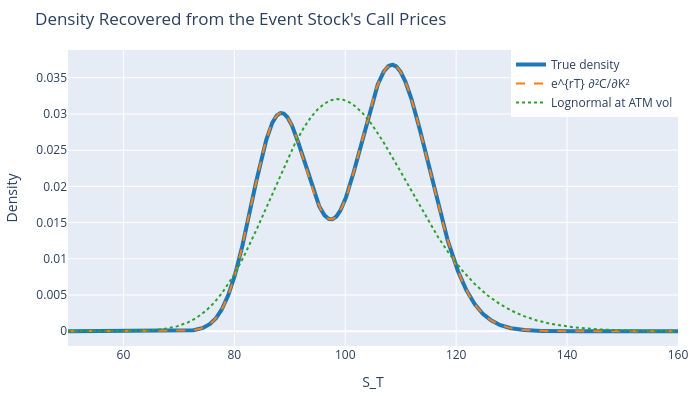

The notebook cell this image was saved under:
### Code cell
fig = go.Figure()
fig.add_trace(
    go.Scatter(
        x=K,
        y=mixture_density(K),
        mode="lines",
        name="True density",
        line={"width": 4, "color": colors[0]},
    )
)
fig.add_trace(
    go.Scatter(
        x=K[1:-1],
        y=recovered_mix,
        mode="lines",
        name="e^{rT} ∂²C/∂K²",
        line={"width": 2, "color": colors[1], "dash": "dash"},
    )
)
fig.add_trace(
    go.Scatter(
        x=K,
        y=lognormal_density(
            forward, K, T, implied_vol(mixture_call(forward), forward, forward, T, r)
        ),
        mode="lines",
        name="Lognormal at ATM vol",
        line={"width": 2, "color": colors[2], "dash": "dot"},
    )
)
fig.update_layout(
    title="Density Recovered from the Event Stock's Call Prices",
    xaxis_title="S_T",
    yaxis_title="Density",
    width=700,
    height=400,
    margin={"l": 60, "r": 20, "t": 50, "b": 50},
    legend={"x": 1, "xanchor": "right", "y": 1, "yanchor": "top"},
)
fig.write_image("output/event_density.png", scale=2)
fig.show()

### Figure 1 — Plotly figure (JSON) as saved in the notebook; plotly's stock layout.template omitted (floating-point values rounded to 4 significant figures; data arrays with more than 128 entries replaced by an {"elided": "..."} marker saying what was removed)
{"data": [{"line": {"color": "#1f77b4", "width": 4}, "mode": "lines", "name": "True density", "type": "scatter", "x": {"elided": "2201 float values"}, "y": {"elided": "2201 float values"}}, {"line": {"color": "#ff7f0e", "dash": "dash", "width": 2}, "mode": "lines", "name": "e^{rT} ∂²C/∂K²", "type": "scatter", "x": {"elided": "2199 float values"}, "y": {"elided": "2199 float values"}}, {"line": {"color": "#2ca02c", "dash": "dot", "width": 2}, "mode": "lines", "name": "Lognormal at ATM vol", "type": "scatter", "x": {"elided": "2201 float values"}, "y": {"elided": "2201 float values"}}], "layout": {"height": 400, "legend": {"x": 1, "xanchor": "right", "y": 1, "yanchor": "top"}, "margin": {"b": 50, "l": 60, "r": 20, "t": 50}, "title": {"text": "Density Recovered from the Event Stock's Call Prices"}, "width": 700, "xaxis": {"title": {"text": "S_T"}}, "yaxis": {"title": {"text": "Density"}}}}
